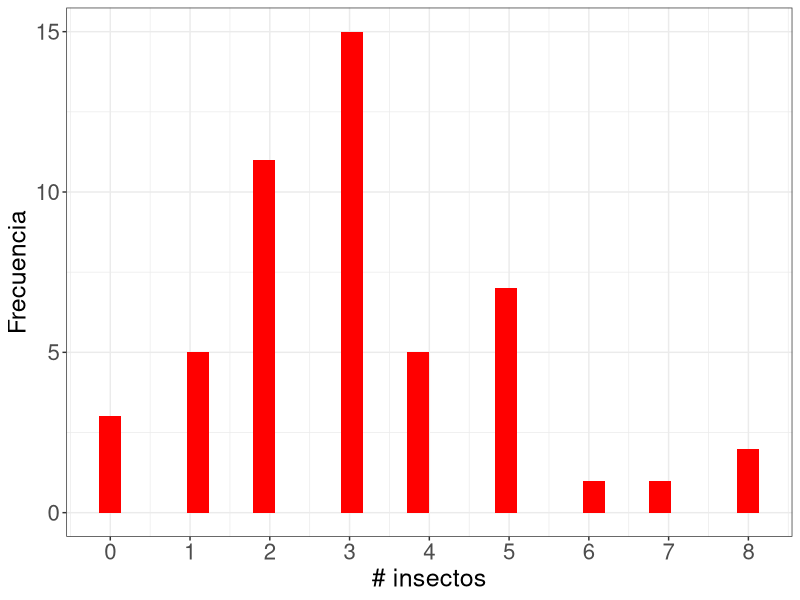
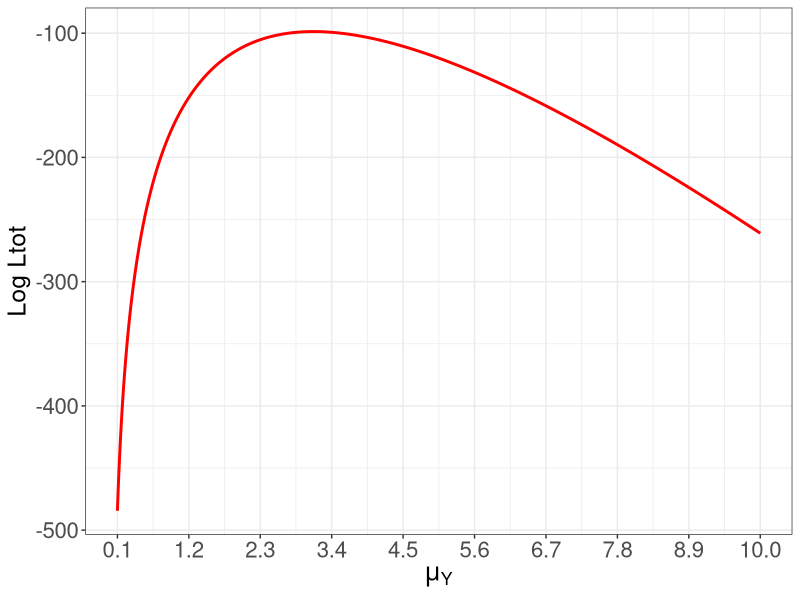
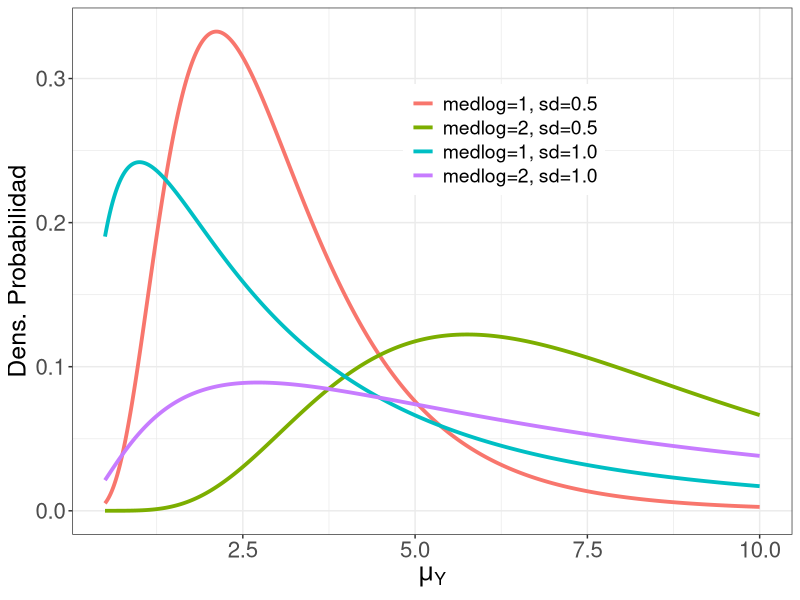
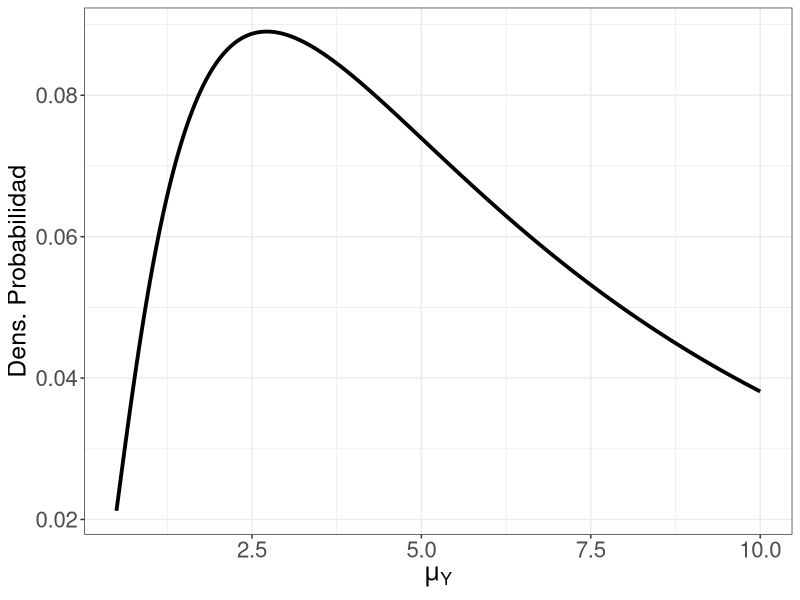
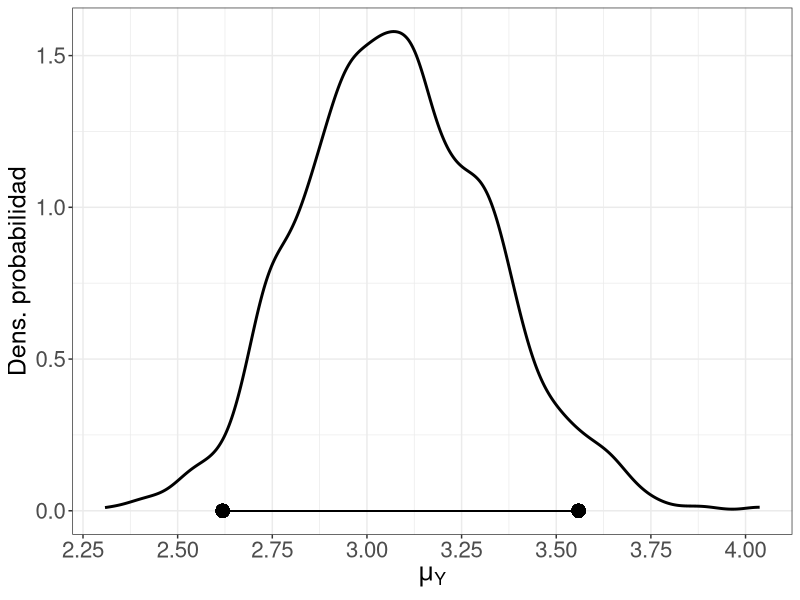
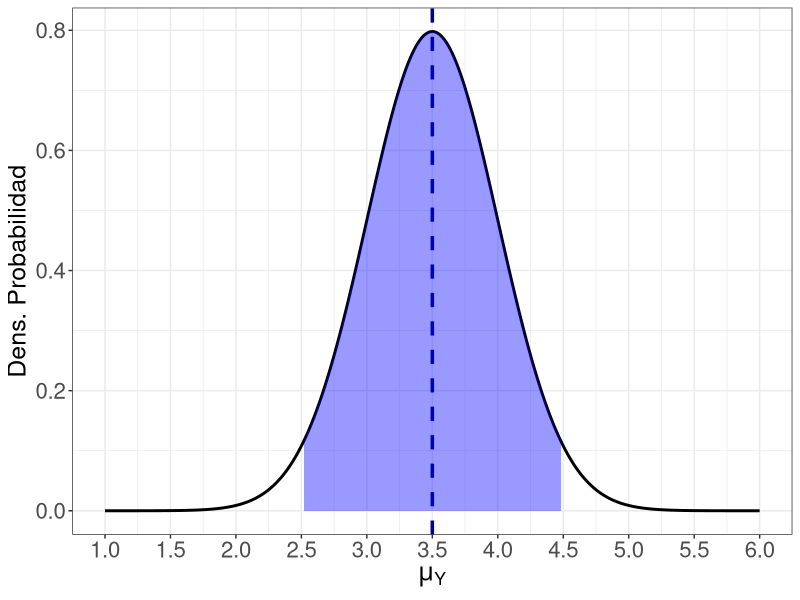

Recreate these plots in R, in order.
options (digits=3)


setwd("/home/mlopez/git/metodos_estadisticos_bayesianos/material/Practico01/")

# Paquetes requeridos en este practico
paquetes<-c("ggplot2","reshape2","cowplot", "reshape2", "ggExtra", "brms")
lapply(paquetes,FUN=require,character.only=T)

#############################################################

# Explicacion de max verosimilitud para conteos 
DF=read.csv("Practico_01_counts.csv", header=T, stringsAsFactors=T) # importa los datos
str(DF)
table(DF$insectos)

ggplot(data=DF, aes(x=insectos))+
  geom_histogram(fill="red")+
  theme_bw()+
  labs(x="# insectos", y="Frecuencia")+
  scale_x_continuous(breaks=0:8)+
  theme_bw()+
  theme(axis.title = element_text(size=18),
        axis.text = element_text(size=16))

# Construccion progresiva de la funcion de verosimilitud
dpois(DF$insectos, lambda=1)  # dens Poisson para mu=1
log(dpois(DF$insectos, lambda=1)) # log dens Poisson para mu=1
sum(log(dpois(DF$insectos, lambda=1))) # suma de log dens Poisson para mu=1

# Funcion de max verosimilitud 
LPoisson=function(lambda) {sum(log(dpois(DF$insectos,lambda)))}

# Grafico de la Funcion de max verosimilitud 
DF1=data.frame(media=seq(0.1,10,0.01))
DF1$Ltot=sapply(DF1$media,LPoisson)

ggplot(data=DF1, aes(x=media, y=Ltot))+
  geom_line(col="red", size=1)+
  theme_bw()+
  labs(x=expression(mu[Y]), y="Log Ltot")+
  scale_x_continuous(breaks=seq(from=0.1,to=10, by=1.1))+
  theme_bw()+
  theme(axis.title = element_text(size=18),
        axis.text = element_text(size=16))
mean(DF$insectos)

#########################################

# Funciones de Distr previas plausibles:
DF2=data.frame(media=seq(from=0.5,to=10, by=0.01))
DF2$"medlog=1, sd=0.5"=dlnorm(DF2$media,meanlog=1,sdlog=0.5)
DF2$"medlog=2, sd=0.5"=dlnorm(DF2$media,meanlog=2,sdlog=0.5)
DF2$"medlog=1, sd=1.0"=dlnorm(DF2$media,meanlog=1,sdlog=1)
DF2$"medlog=2, sd=1.0"=dlnorm(DF2$media,meanlog=2,sdlog=1)

DF2=melt(DF2,id="media") # transforma el dataframe en "long format"
# Graficos de las Funciones de Distr previas plausibles:
ggplot(data=DF2, aes(x=media, y=value, col=variable))+
  geom_line(lwd=1.3)+
  theme_bw()+
  labs(x=expression(mu[Y]), y="Dens. Probabilidad")+
  theme_bw()+
  theme(axis.title = element_text(size=18),
        axis.text = element_text(size=16),
        legend.position = c(0.6,0.75),
        legend.title = element_blank(),
        legend.text=element_text(size=14)) 

# Distribucion previa seleccionada "a ciegas"
ggplot(data=DF2[DF2$variable=="medlog=2, sd=1.0",], aes(x=media, y=value))+
  geom_line(lwd=1.3)+
  labs(x=expression(mu[Y]), y="Dens. Probabilidad")+
  theme_bw()+
  theme(axis.title = element_text(size=18),
        axis.text = element_text(size=16),
        legend.position =  "none") 

# Un algoritmo MCMC "básico" con 5000 iteraciones
MCMC1= data.frame(matrix(nrow=5000,ncol=1)); names(MCMC1)="mean"
MCMC1$mean[1]=3.5
for(i in 2:5000){
  current=MCMC1$mean[i-1]
  prop=rnorm(n=1,mean=current, sd=0.5)
  post.prop=sapply(prop, LPoisson)+ dlnorm(prop,meanlog=0.5,sdlog=0.5, log=T)
  post.curr=sapply(current, LPoisson)+ dlnorm(current,meanlog=0.5,sdlog=0.5, log=T)
  R=min(1,exp(post.prop)/exp(post.curr))
  MCMC1$mean[i]=ifelse(R >runif(n=1, min=0, max=1), prop, current)
}  
summary(MCMC1$mean)
quantile(MCMC1$mean, probs=c(0.025,0.975))

# Distribucion posterior obtenida con el algoritmo anterior:
ggplot(data=MCMC1, aes(x=mean))+
  geom_density(size=1)+ 
  theme_bw()+ 
  scale_x_continuous(breaks=seq(from=2, to=4, by=0.25))+
  labs(x=(expression(mu[Y])), y="Dens. probabilidad")+ 
  geom_point(aes(x=2.619, y=0), size=4)+ 
  geom_point(aes(x=3.559, y=0), size=4)+ 
  geom_segment(aes(x = 2.619, y = 0, xend = 3.559, yend = 0))+
  theme(axis.title =element_text(size=18),
        axis.text = element_text(size=16))

# Distribucion empleada para obtener el proximo valor candidato de la cadena de Markov
ggplot(data.frame(x = c(1, 6)), aes(x)) +  
  stat_function(fun = dnorm, n = 1000, args = list(mean=3.5, sd=0.5), size=1, col="black") +
  labs(x=expression(mu[Y]), y="Dens. Probabilidad")+
  scale_x_continuous(breaks=seq(from=0, to=10, by=0.5))+
  geom_vline(xintercept=3.5, lty=2, size=1.2, col="dark blue")+
  theme_bw()+
  geom_area(stat = 'function',
            fun = dnorm, args= list(mean=3.5, sd=0.5),
            fill = 'blue',xlim = c(qnorm(0.025, mean=3.5, sd=0.5),qnorm(0.975, mean=3.5, sd=0.5)),
            alpha = 0.4)+
  theme(axis.title=element_text(size=18), 
        axis.text=element_text(size=16)) 
